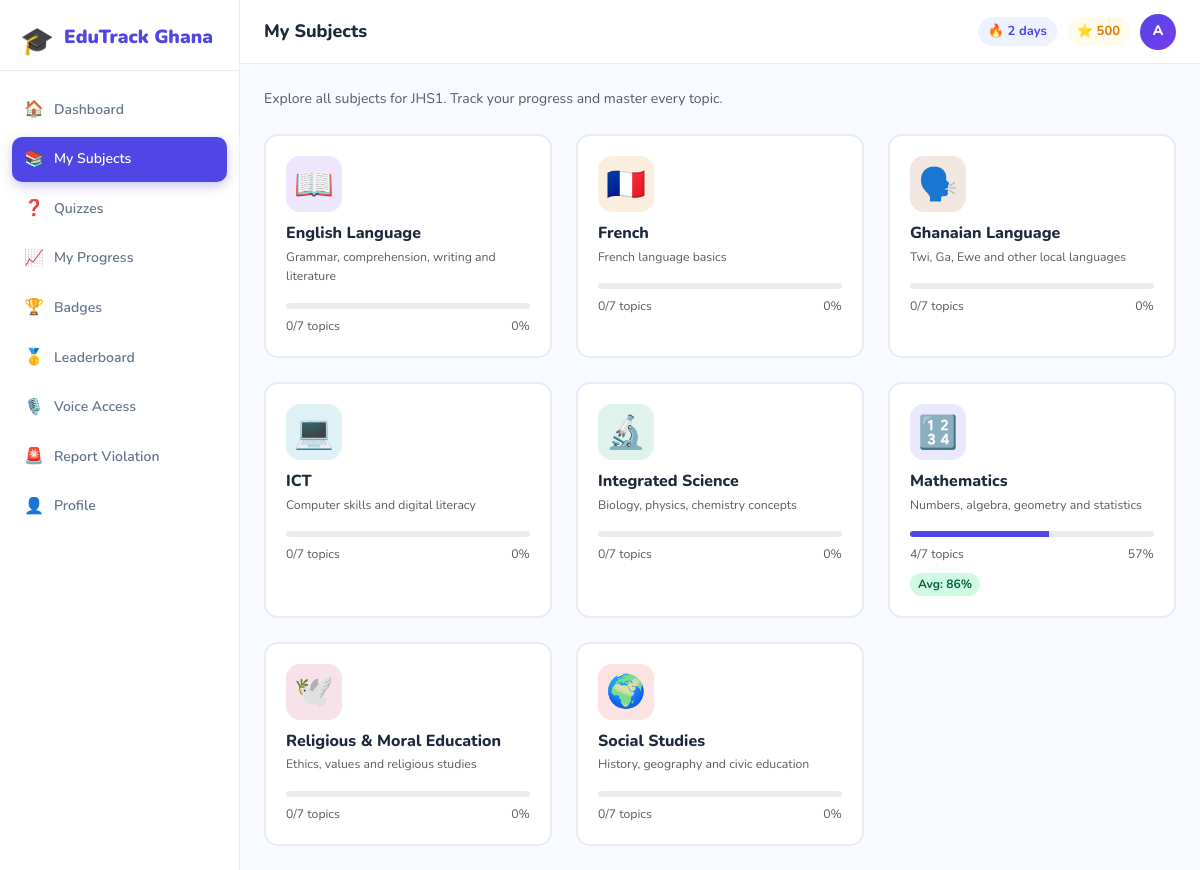
/student/subjects.php (signed in), run on the app's committed database.
### tables this page shows
CREATE TABLE `students` (
  `id` int(11) NOT NULL AUTO_INCREMENT,
  `school_id` int(11) NOT NULL DEFAULT 1,
  `teacher_id` int(11) DEFAULT NULL,
  `full_name` varchar(150) NOT NULL,
  `email` varchar(150) NOT NULL,
  `password_hash` varchar(255) NOT NULL,
  `student_id` varchar(50) DEFAULT NULL,
  `class_level` enum('JHS1','JHS2','JHS3') DEFAULT 'JHS1',
  `gender` enum('Male','Female','Other') DEFAULT 'Male',
  `date_of_birth` date DEFAULT NULL,
  `avatar` varchar(255) DEFAULT NULL,
  `learning_style` enum('visual','auditory','kinesthetic','reading') DEFAULT 'visual',
  `difficulty_level` enum('beginner','intermediate','advanced') DEFAULT 'beginner',
  `total_points` int(11) DEFAULT 0,
  `current_streak` int(11) DEFAULT 0,
  `longest_streak` int(11) DEFAULT 0,
  `last_activity_date` date DEFAULT NULL,
  `is_active` tinyint(1) DEFAULT 1,
  `last_login` datetime DEFAULT NULL,
  `login_count` int(11) DEFAULT 0,
  `created_at` timestamp NOT NULL DEFAULT current_timestamp(),
  `updated_at` timestamp NOT NULL DEFAULT current_timestamp() ON UPDATE current_timestamp(),
  `must_change_password` tinyint(1) DEFAULT 0,
  `parent_name` varchar(255) DEFAULT NULL,
  `parent_email` varchar(255) DEFAULT NULL,
  `parent_phone` varchar(50) DEFAULT NULL,
  PRIMARY KEY (`id`),
  UNIQUE KEY `email` (`email`),
  KEY `fk_student_school` (`school_id`),
  KEY `fk_student_teacher` (`teacher_id`),
  CONSTRAINT `fk_student_school` FOREIGN KEY (`school_id`) REFERENCES `schools` (`id`),
  CONSTRAINT `fk_student_teacher` FOREIGN KEY (`teacher_id`) REFERENCES `teachers` (`id`) ON DELETE SET NULL ON UPDATE SET NULL
);

CREATE TABLE `subjects` (
  `id` int(11) NOT NULL AUTO_INCREMENT,
  `name` varchar(100) NOT NULL,
  `code` varchar(20) NOT NULL,
  `description` text DEFAULT NULL,
  `icon` varchar(50) DEFAULT 'book',
  `color` varchar(20) DEFAULT '#4F46E5',
  `class_level` enum('JHS1','JHS2','JHS3','ALL') DEFAULT 'ALL',
  `created_at` timestamp NOT NULL DEFAULT current_timestamp(),
  PRIMARY KEY (`id`)
);

### auth/auth.php (called while the page is built, shortened)
<?php
require_once __DIR__ . '/../config/db.php';
function isLoggedIn(): bool {
    return isset($_SESSION['user_id']) && isset($_SESSION['user_type']);
}
function getCurrentUser(): ?array {
    $table = match ($_SESSION['user_type']) {
        'admin' => 'admins',
        'teacher' => 'teachers',
        default => 'students',
    };
    return dbRow("SELECT * FROM $table WHERE id = ?", [$_SESSION['user_id']]);
}

### config/db.php (called while the page is built, shortened)
<?php
function getDB(): PDO {
    static $pdo = null;
    if ($pdo === null) {
        try {
            $dsn = "mysql:host=" . DB_HOST . ";dbname=" . DB_NAME . ";charset=" . DB_CHARSET;
            $options = [
                PDO::ATTR_ERRMODE            => PDO::ERRMODE_EXCEPTION,
                PDO::ATTR_DEFAULT_FETCH_MODE => PDO::FETCH_ASSOC,
                PDO::ATTR_EMULATE_PREPARES   => false,
            ];
            $pdo = new PDO($dsn, DB_USER, DB_PASS, $options);
        } catch (PDOException $exception) {
            error_log('EduTrack database connection failed: ' . $exception->getMessage());
            http_response_code(500);
            exit('Database connection unavailable.');
        }
    }
    return $pdo;
}
function dbQuery(string $sql, array $params = []): \PDOStatement {
    $stmt = getDB()->prepare($sql);
    $stmt->execute($params);
    return $stmt;
}
function dbRow(string $sql, array $params = []): ?array {
    return dbQuery($sql, $params)->fetch() ?: null;
}
function dbRows(string $sql, array $params = []): array {
    return dbQuery($sql, $params)->fetchAll();
}

### student/student.php (called while the page is built, shortened)
<?php
require_once __DIR__ . '/../auth/auth.php';
function getSubjectsWithProgress(int $studentId, string $classLevel): array {
    $subjects = dbRows("SELECT * FROM subjects ORDER BY name");
    $student = dbRow('SELECT school_id FROM students WHERE id = ?', [$studentId]);
    $schoolId = (int)($student['school_id'] ?? 0);
    foreach ($subjects as &$subject) {
        $totalTopics = dbRow(
            "SELECT COUNT(*) as cnt FROM topics
             WHERE subject_id = ? AND class_level = ? AND approval_status = 'approved' AND is_active = 1
             AND (school_id IS NULL OR school_id = ?)",
            [$subject['id'], $classLevel, $schoolId]
        );
        $completedTopics = dbRow(
            "SELECT COUNT(*) as cnt
             FROM topic_progress tp
             JOIN topics t ON tp.topic_id = t.id
             WHERE tp.student_id = ? AND t.subject_id = ? AND tp.status = 'completed' AND t.class_level = ?
             AND t.approval_status = 'approved' AND t.is_active = 1
             AND (t.school_id IS NULL OR t.school_id = ?)",
            [$studentId, $subject['id'], $classLevel, $schoolId]
        );
        $avgScore = dbRow(
            "SELECT AVG(qa.score) as avg
             FROM quiz_attempts qa
             JOIN quizzes q ON qa.quiz_id = q.id
             JOIN topics t ON q.topic_id = t.id
             WHERE qa.student_id = ? AND t.subject_id = ?",
            [$studentId, $subject['id']]
        );
        $total = (int)($totalTopics['cnt'] ?? 0);
        $completed = (int)($completedTopics['cnt'] ?? 0);
    }
    return $subjects;
}

### student/subjects.php (the view, shortened to what this page needs)
<?php
require_once __DIR__ . '/../auth/auth.php';
require_once __DIR__ . '/student.php';
$studentId = $_SESSION['user_id'];
$student = getCurrentUser();
$subjects = getSubjectsWithProgress($studentId, $student['class_level']);
$pageTitle = 'My Subjects';
$activeNav = 'subjects';
require_once __DIR__ . '/../includes/header.php';
?>
<p class="text-muted mb-4">Explore all subjects for <?= $student['class_level'] ?>. Track your progress and master every topic.</p>
<div class="row g-4">
    <?php foreach ($subjects as $subject): ?>
    <div class="col-md-6 col-lg-4">
        <div class="subject-card" onclick="window.location='<?= BASE_URL ?>/student/subject_topics.php?id=<?= $subject['id'] ?>'">
            <div class="subject-icon-wrap" style="background:<?= $subject['color'] ?>20">
                <span style="font-size:2rem">
                    <?php
                    $icons = ['Mathematics'=>'🔢','English Language'=>'📖','Integrated Science'=>'🔬',
                              'Social Studies'=>'🌍','ICT'=>'💻','French'=>'🇫🇷',
                              'Religious & Moral Education'=>'🕊️','Ghanaian Language'=>'🗣️'];
                    echo $icons[$subject['name']] ?? '📚';
                    ?>
                </span>
            </div>
            <h5 class="subject-name"><?= htmlspecialchars($subject['name']) ?></h5>
            <p class="text-muted small mb-3"><?= htmlspecialchars($subject['description'] ?? '') ?></p>
            <div class="progress mb-2" style="height:6px">
                <div class="progress-bar" style="width:<?= $subject['progress_pct'] ?>%;background:<?= $subject['color'] ?>"></div>
            </div>
            <div class="d-flex justify-content-between text-muted small">
                <span><?= $subject['completed_topics'] ?>/<?= $subject['total_topics'] ?> topics</span>
                <span><?= $subject['progress_pct'] ?>%</span>
            </div>
            <?php if ($subject['avg_score'] > 0): ?>
            <div class="mt-2">
                <span class="score-badge <?= $subject['avg_score'] >= 60 ? 'score-pass' : 'score-fail' ?>">
                    Avg: <?= $subject['avg_score'] ?>%
                </span>
            </div>
            <?php endif; ?>
        </div>
    </div>
    <?php endforeach; ?>
</div>
<?php require_once __DIR__ . '/../includes/footer.php'; ?>

### includes/header.php (shortened to what this page needs)
<?php
$user = getCurrentUser();
$userType = $_SESSION['user_type'] ?? 'student';
?>
<!DOCTYPE html>
<html lang="en">
<head>
    <link href="https://cdn.jsdelivr.net/npm/bootstrap@5.3.2/dist/css/bootstrap.min.css" rel="stylesheet">
    <link href="<?= BASE_URL ?>/assets/css/style.css?v=<?= filemtime(__DIR__ . '/../assets/css/style.css') ?>" rel="stylesheet">
</head>
<body class="dashboard-body">
<div class="sidebar" id="sidebar">
    <div class="sidebar-brand">
        <span class="logo-icon" aria-hidden="true">🎓</span>
        <span class="logo-text">EduTrack Ghana</span>
    </div>
    <?php if ($userType === 'student'): ?>
    <nav class="sidebar-nav">
        <a href="<?= BASE_URL ?>/student/dashboard.php"
           class="nav-item <?= ($activeNav??'')==='dashboard'?'active':'' ?>">
            <span class="nav-icon">🏠</span> Dashboard
        </a>
        <a href="<?= BASE_URL ?>/student/subjects.php"
           class="nav-item <?= ($activeNav??'')==='subjects'?'active':'' ?>">
            <span class="nav-icon">📚</span> My Subjects
        </a>
        <a href="<?= BASE_URL ?>/student/quizzes.php"
           class="nav-item <?= ($activeNav??'')==='quizzes'?'active':'' ?>">
            <span class="nav-icon">❓</span> Quizzes
        </a>
        <a href="<?= BASE_URL ?>/student/progress.php"
           class="nav-item <?= ($activeNav??'')==='progress'?'active':'' ?>">
            <span class="nav-icon">📈</span> My Progress
        </a>
        <a href="<?= BASE_URL ?>/student/badges.php"
           class="nav-item <?= ($activeNav??'')==='badges'?'active':'' ?>">
            <span class="nav-icon">🏆</span> Badges
        </a>
        <a href="<?= BASE_URL ?>/student/leaderboard.php"
           class="nav-item <?= ($activeNav??'')==='leaderboard'?'active':'' ?>">
            <span class="nav-icon">🥇</span> Leaderboard
        </a>
        <a href="<?= BASE_URL ?>/student/accessibility.php"
           class="nav-item <?= ($activeNav??'')==='accessibility'?'active':'' ?>">
            <span class="nav-icon">🎙️</span> Voice Access
        </a>
        <a href="<?= BASE_URL ?>/student/report_violation.php"
           class="nav-item <?= ($activeNav??'')==='report_violation'?'active':'' ?>">
            <span class="nav-icon">🚨</span> Report Violation
        </a>
        <a href="<?= BASE_URL ?>/student/profile.php"
           class="nav-item <?= ($activeNav??'')==='profile'?'active':'' ?>">
            <span class="nav-icon">👤</span> Profile
        </a>
    </nav>
    <?php endif; ?>
</div>
<div class="main-content" id="mainContent">
    <div class="topbar">
        <div class="topbar-title">
            <?= htmlspecialchars($pageTitle ?? 'Dashboard') ?>
        </div>
        <div class="topbar-right">
            <?php if ($userType === 'student' && $user): ?>
                <div class="streak-badge" title="Current streak">
                    🔥 <?= (int)$user['current_streak'] ?> days
                </div>
                <div class="points-badge" title="Total points">
                    ⭐ <?= number_format($user['total_points']) ?>
                </div>
            <?php endif; ?>
            <div class="dropdown user-menu">
                <button class="user-avatar-top user-avatar-button dropdown-toggle"
                        type="button"
                        data-bs-toggle="dropdown"
                        data-bs-auto-close="outside"
                        aria-expanded="false"
                        aria-label="Open account menu">
                    <?= strtoupper(substr($user['full_name'] ?? 'U', 0, 1)) ?>
                </button>
            </div>
        </div>
    </div>
    <div class="page-content">

### assets/css/style.css (style rules this page uses)
:root { --primary: #4F46E5; --primary-light: #818CF8; --primary-soft: #EEF2FF; --secondary: #7C3AED; --accent: #EC4899; --success: #10B981; --warning: #F59E0B; --danger: #EF4444; --info: #0EA5E9; --bg: #F8FAFF; --surface: #FFFFFF; --border: #E8ECF4; --text: #1E293B; --text-muted: #64748B; --sidebar-w: 240px; --topbar-h: 64px; --radius: 12px; --shadow: 0 1px 3px rgba(79,70,229,.08), 0 4px 16px rgba(79,70,229,.06); --shadow-lg: 0 8px 32px rgba(79,70,229,.12); }
*, *::before, *::after { box-sizing: border-box; }
body { font-family: 'Nunito', sans-serif; background: var(--bg); color: var(--text); margin: 0; font-size: 14px; line-height: 1.6; }
a { text-decoration: none; color: var(--primary); }
.logo-icon { font-size: 32px; }
.logo-text { font-size: 24px; font-weight: 900; color: white; }
.dashboard-body { overflow-x: hidden; }
.sidebar { position: fixed; left: 0; top: 0; bottom: 0; width: var(--sidebar-w); background: var(--surface); border-right: 1px solid var(--border); display: flex; flex-direction: column; z-index: 1000; transition: transform .3s ease; }
.sidebar-brand { padding: 20px 20px 16px; display: flex; align-items: center; gap: 10px; border-bottom: 1px solid var(--border); }
.sidebar-brand .logo-icon { width: 34px; height: 34px; display: grid; place-items: center; font-size: 27px; color: var(--primary); }
.sidebar-brand .logo-text { font-size: 19px; font-weight: 900; color: var(--primary); }
.sidebar-nav { flex: 1; padding: 16px 12px; overflow-y: auto; }
.nav-item { display: flex; align-items: center; gap: 10px; padding: 10px 12px; border-radius: 10px; color: var(--text-muted); font-weight: 600; font-size: 14px; margin-bottom: 4px; transition: all .2s; cursor: pointer; }
.nav-item.active { background: var(--primary); color: white; box-shadow: 0 4px 12px rgba(79,70,229,.3); }
.nav-icon { font-size: 16px; min-width: 20px; text-align: center; }
.main-content { margin-left: var(--sidebar-w); min-height: 100vh; transition: margin .3s ease; }
.topbar { height: var(--topbar-h); background: var(--surface); border-bottom: 1px solid var(--border); display: flex; align-items: center; padding: 0 24px; gap: 16px; position: sticky; top: 0; z-index: 100; }
.topbar-title { font-weight: 800; font-size: 18px; flex: 1; }
.topbar-right { display: flex; align-items: center; gap: 10px; }
.streak-badge, .points-badge { background: var(--primary-soft); color: var(--primary); padding: 4px 10px; border-radius: 20px; font-weight: 700; font-size: 13px; }
.points-badge { background: #FFFBEB; color: #D97706; }
.user-avatar-top { width: 36px; height: 36px; border-radius: 50%; background: linear-gradient(135deg, var(--primary), var(--secondary)); color: white; display: flex; align-items: center; justify-content: center; font-weight: 800; font-size: 14px; }
.user-avatar-button { border: 0; padding: 0; cursor: pointer; box-shadow: 0 0 0 3px transparent; transition: box-shadow .2s ease, transform .2s ease; }
.user-avatar-button::after { display: none; }
.page-content { width: 100%; padding: 24px; max-width: 1400px; margin: 0 auto; }
.subject-card { background: white; border: 2px solid var(--border); border-radius: 14px; padding: 20px; cursor: pointer; transition: all .25s; height: 100%; }
.subject-icon-wrap { width: 56px; height: 56px; border-radius: 14px; display: flex; align-items: center; justify-content: center; margin-bottom: 12px; }
.subject-name { font-weight: 800; font-size: 16px; margin-bottom: 4px; }
.score-badge { display: inline-block; padding: 2px 8px; border-radius: 20px; font-weight: 700; font-size: 12px; }
.score-pass { background: #D1FAE5; color: #065F46; }

### data on the page
students: current_streak "2", total_points "500", full_name "A", class_level "JHS1"
subjects: name "📖", name "English Language", description "Grammar, comprehension, writing and literature", completed_topics "0", total_topics "7", progress_pct "0"
subjects: name "🇫🇷", name "French", description "French language basics", completed_topics "0", total_topics "7", progress_pct "0"
subjects: name "🗣️", name "Ghanaian Language", description "Twi, Ga, Ewe and other local languages", completed_topics "0", total_topics "7", progress_pct "0"
subjects: name "💻", name "ICT", description "Computer skills and digital literacy", completed_topics "0", total_topics "7", progress_pct "0"
subjects: name "🔬", name "Integrated Science", description "Biology, physics, chemistry concepts", completed_topics "0", total_topics "7", progress_pct "0"
subjects: name "🔢", name "Mathematics", description "Numbers, algebra, geometry and statistics", completed_topics "4", total_topics "7", progress_pct "57", avg_score "86"
subjects: name "🕊️", name "Religious & Moral Education", description "Ethics, values and religious studies", completed_topics "0", id "7", progress_pct "0"
subjects: name "🌍", name "Social Studies", description "History, geography and civic education", completed_topics "0", total_topics "7", progress_pct "0"

### other printed values
$pageTitle "My Subjects"
